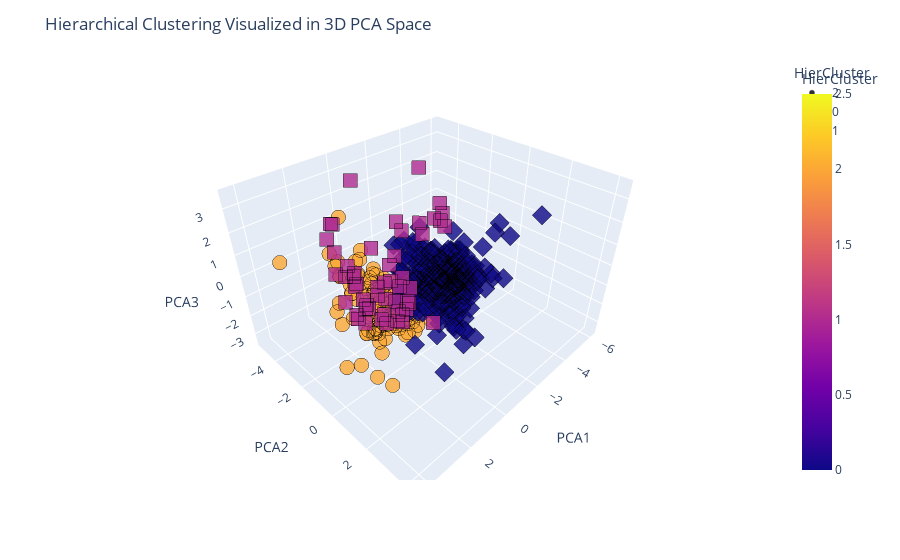

The cell this chart's notebook holds for it:
### Code cell
import plotly.express as px
from sklearn.decomposition import PCA
import pandas as pd
pca3 = PCA(n_components=3, random_state=42)
pca_result_3d = pca3.fit_transform(X_scaled)

pca3_df = pd.DataFrame(pca_result_3d, columns=["PCA1", "PCA2", "PCA3"])
pca3_df["HierCluster"] = labels_hc 
fig = px.scatter_3d(
    pca3_df,
    x="PCA1", y="PCA2", z="PCA3",
    color="HierCluster",
    symbol="HierCluster",  
    opacity=0.8
)

fig.update_traces(marker=dict(size=5, line=dict(width=0.5, color="black")))
fig.update_layout(
    title="Hierarchical Clustering Visualized in 3D PCA Space",
    scene=dict(
        xaxis_title="PCA1",
        yaxis_title="PCA2",
        zaxis_title="PCA3"
    )
)

fig.show()
